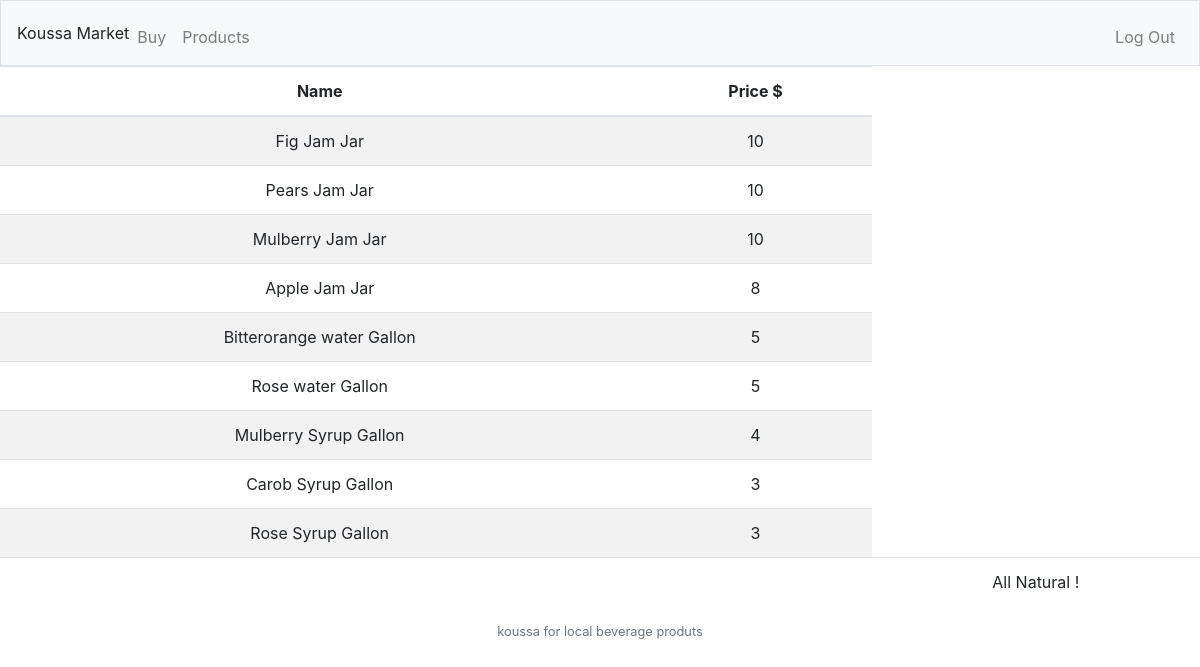
The page / (signed in) on the database its author committed.
### tables this page shows
CREATE TABLE item (id INTEGER PRIMARY KEY AUTOINCREMENT, price INTEGER NOT NULL, name TEXT NOT NULL);

### application.py (the view)
@app.route("/")
@login_required
def index():
    item = db.execute(
            "select * from item ")
    return render_template("index.html",item=item)

### application.py (called while the page is built)
@app.after_request
def after_request(response):
    response.headers["Cache-Control"] = "no-cache, no-store, must-revalidate"
    response.headers["Expires"] = 0
    response.headers["Pragma"] = "no-cache"
    return response

@app.after_request
def after_request(response):
    response.headers["Cache-Control"] = "no-cache, no-store, must-revalidate"
    response.headers["Expires"] = 0
    response.headers["Pragma"] = "no-cache"
    return response

### help.py (called while the page is built)
def login_required(f):
    @wraps(f)
    def decorated_function(*args, **kwargs):
        if session.get("user_id") is None:
            return redirect("/login")
        return f(*args, **kwargs)
    return decorated_function

### templates/index.html (shortened to what this page needs)
{% extends "main.html" %}
{% block main %}
<table class="table table-striped">
  <thead>
    <th>Name</th>
    <th>Price $</th>
  </thead>
  <tbody>
    {% for itemin in item %}
    {% if "Jam" in itemin.name %}
    <tr>
      <td>{{itemin.name}} Jar</td>
      <td>{{itemin.price}}</td>
    </tr>
    {% else %}
    <tr>
      <td>{{itemin.name}} Gallon</td>
      <td>{{itemin.price}}</td>
    </tr>
    {% endif %}
    {% endfor %}
  <tfoot>
    <td colspan="4"></td>
    <td>All Natural !</td>
  </tfoot>
  </tbody>
</table>
{% endblock %}

### templates/main.html (shortened to what this page needs)
<!DOCTYPE html>
<html lang="en">
    <head>
        <link rel="stylesheet" href="https://cdn.jsdelivr.net/npm/bootstrap@4.5.3/dist/css/bootstrap.min.css">
        <link href="/static/style.css" rel="stylesheet">
    </head>
 <body>
        <nav class="navbar navbar-expand-md navbar-light bg-light border">
             <span class="log">Koussa Market</span>
            <div class="collapse navbar-collapse" id="navbar">
                {% if session.user_id %}
                    <ul class="navbar-nav mr-auto mt-2">
                        <li class="nav-item"><a class="nav-link" href="/buy">Buy</a></li>
                        <li class="nav-item"><a class="nav-link" href="/">Products</a></li>
                    </ul>
                    <ul class="navbar-nav ml-auto mt-2">
                        <li class="nav-item"><a class="nav-link" href="/logout">Log Out</a></li>
                    </ul>
                {% else %}
                    <ul class="navbar-nav ml-auto mt-2">
                        <li class="nav-item"><a class="nav-link" href="/register">Register</a></li>
                        <li class="nav-item"><a class="nav-link" href="/login">Log In</a></li>
                    </ul>
                {% endif %}
            </div>
        </nav>
               <main class="main">
                 {% block main %}{% endblock %}
               </main>
        <footer class="small text-center text-muted">
            koussa for local beverage produts
        </footer>
 </body>
</html>

### static/style.css (style rules this page uses)
main { overflow-x: auto; text-align: center; }

### rows shown on the page
item: name "Fig Jam", price "10"
item: name "Pears Jam", price "10"
item: name "Mulberry Jam", price "10"
item: name "Apple Jam", price "8"
item: name "Bitterorange water", price "5"
item: name "Rose water", price "5"
item: name "Mulberry Syrup", price "4"
item: name "Carob Syrup", price "3"
item: name "Rose Syrup", price "3"
